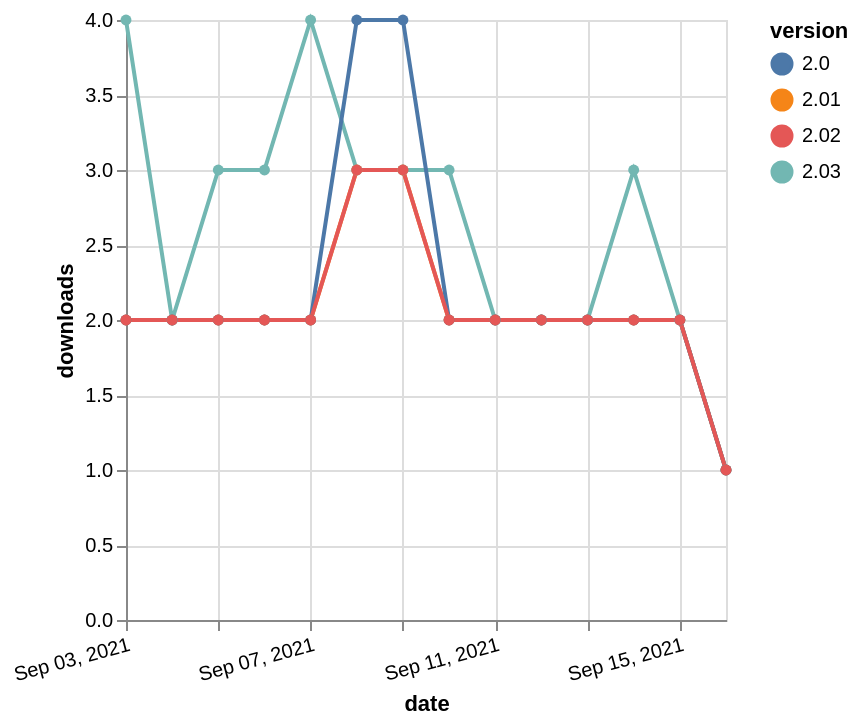

The Vega-Lite source for this figure:
### Vega-Lite specification from a JSON file in a GitHub repository (floating-point values rounded to 4 significant figures)
{"$schema": "https://vega.github.io/schema/vega-lite/v5.json", "description": "A simple bar chart with embedded data.", "data": {"values": [{"date": "2021-09-03", "total": 343, "delta": 2, "version": "2.01"}, {"date": "2021-09-04", "total": 345, "delta": 2, "version": "2.01"}, {"date": "2021-09-05", "total": 347, "delta": 2, "version": "2.01"}, {"date": "2021-09-06", "total": 349, "delta": 2, "version": "2.01"}, {"date": "2021-09-07", "total": 351, "delta": 2, "version": "2.01"}, {"date": "2021-09-08", "total": 354, "delta": 3, "version": "2.01"}, {"date": "2021-09-09", "total": 357, "delta": 3, "version": "2.01"}, {"date": "2021-09-10", "total": 359, "delta": 2, "version": "2.01"}, {"date": "2021-09-11", "total": 361, "delta": 2, "version": "2.01"}, {"date": "2021-09-12", "total": 363, "delta": 2, "version": "2.01"}, {"date": "2021-09-13", "total": 365, "delta": 2, "version": "2.01"}, {"date": "2021-09-14", "total": 367, "delta": 2, "version": "2.01"}, {"date": "2021-09-15", "total": 369, "delta": 2, "version": "2.01"}, {"date": "2021-09-16", "total": 370, "delta": 1, "version": "2.01"}, {"date": "2021-09-03", "total": 312, "delta": 4, "version": "2.03"}, {"date": "2021-09-04", "total": 314, "delta": 2, "version": "2.03"}, {"date": "2021-09-05", "total": 317, "delta": 3, "version": "2.03"}, {"date": "2021-09-06", "total": 320, "delta": 3, "version": "2.03"}, {"date": "2021-09-07", "total": 324, "delta": 4, "version": "2.03"}, {"date": "2021-09-08", "total": 327, "delta": 3, "version": "2.03"}, {"date": "2021-09-09", "total": 330, "delta": 3, "version": "2.03"}, {"date": "2021-09-10", "total": 333, "delta": 3, "version": "2.03"}, {"date": "2021-09-11", "total": 335, "delta": 2, "version": "2.03"}, {"date": "2021-09-12", "total": 337, "delta": 2, "version": "2.03"}, {"date": "2021-09-13", "total": 339, "delta": 2, "version": "2.03"}, {"date": "2021-09-14", "total": 342, "delta": 3, "version": "2.03"}, {"date": "2021-09-15", "total": 344, "delta": 2, "version": "2.03"}, {"date": "2021-09-16", "total": 345, "delta": 1, "version": "2.03"}, {"date": "2021-09-03", "total": 442, "delta": 2, "version": "2.0"}, {"date": "2021-09-04", "total": 444, "delta": 2, "version": "2.0"}, {"date": "2021-09-05", "total": 446, "delta": 2, "version": "2.0"}, {"date": "2021-09-06", "total": 448, "delta": 2, "version": "2.0"}, {"date": "2021-09-07", "total": 450, "delta": 2, "version": "2.0"}, {"date": "2021-09-08", "total": 454, "delta": 4, "version": "2.0"}, {"date": "2021-09-09", "total": 458, "delta": 4, "version": "2.0"}, {"date": "2021-09-10", "total": 460, "delta": 2, "version": "2.0"}, {"date": "2021-09-11", "total": 462, "delta": 2, "version": "2.0"}, {"date": "2021-09-12", "total": 464, "delta": 2, "version": "2.0"}, {"date": "2021-09-13", "total": 466, "delta": 2, "version": "2.0"}, {"date": "2021-09-14", "total": 468, "delta": 2, "version": "2.0"}, {"date": "2021-09-15", "total": 470, "delta": 2, "version": "2.0"}, {"date": "2021-09-16", "total": 471, "delta": 1, "version": "2.0"}, {"date": "2021-09-03", "total": 312, "delta": 2, "version": "2.02"}, {"date": "2021-09-04", "total": 314, "delta": 2, "version": "2.02"}, {"date": "2021-09-05", "total": 316, "delta": 2, "version": "2.02"}, {"date": "2021-09-06", "total": 318, "delta": 2, "version": "2.02"}, {"date": "2021-09-07", "total": 320, "delta": 2, "version": "2.02"}, {"date": "2021-09-08", "total": 323, "delta": 3, "version": "2.02"}, {"date": "2021-09-09", "total": 326, "delta": 3, "version": "2.02"}, {"date": "2021-09-10", "total": 328, "delta": 2, "version": "2.02"}, {"date": "2021-09-11", "total": 330, "delta": 2, "version": "2.02"}, {"date": "2021-09-12", "total": 332, "delta": 2, "version": "2.02"}, {"date": "2021-09-13", "total": 334, "delta": 2, "version": "2.02"}, {"date": "2021-09-14", "total": 336, "delta": 2, "version": "2.02"}, {"date": "2021-09-15", "total": 338, "delta": 2, "version": "2.02"}, {"date": "2021-09-16", "total": 339, "delta": 1, "version": "2.02"}]}, "width": "container", "mark": {"type": "line", "point": {"filled": true}}, "encoding": {"x": {"field": "date", "type": "temporal", "timeUnit": "yearmonthdate", "title": "date", "axis": {"labelAngle": -15}}, "y": {"field": "delta", "type": "quantitative", "title": "downloads"}, "color": {"field": "version", "type": "nominal"}, "tooltip": {"field": "delta"}}}
